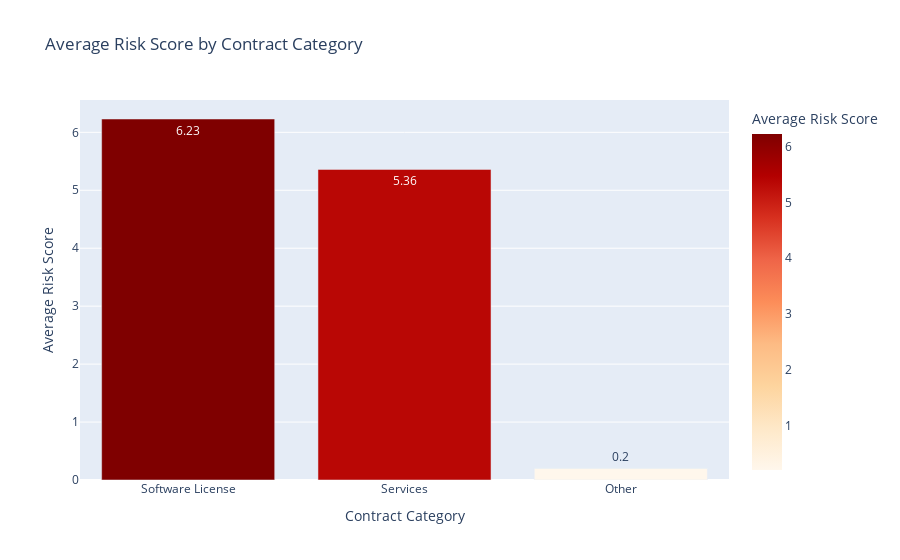

Write notebook code for a chart like this one.
### Markdown cell above
By visualizing the average risk score per category, we can identify which types of agreements tend to carry more inherent risk across our portfolio.

### Code cell
# --- Query to get the data for the chart ---
q_avg_risk_sql = f"""
SELECT
  AgreementCategory,
  ROUND(AVG(RiskScore), 2) as average_risk_score
FROM `{dataset_ref}.{FINAL_TABLE_ID}`
WHERE AgreementCategory IS NOT NULL AND AgreementCategory != 'Not Found' AND RiskScore IS NOT NULL
GROUP BY AgreementCategory
ORDER BY average_risk_score DESC;
"""
df_avg_risk = bq_client.query(q_avg_risk_sql).to_dataframe()


# --- Create the bar chart ---
fig_avg_risk = px.bar(
    df_avg_risk,
    x='AgreementCategory',
    y='average_risk_score',
    title='Average Risk Score by Contract Category',
    labels={'AgreementCategory': 'Contract Category', 'average_risk_score': 'Average Risk Score'},
    color='average_risk_score',
    color_continuous_scale=px.colors.sequential.OrRd,
    text_auto=True
)

# Improve layout
fig_avg_risk.update_layout(
    xaxis_title="Contract Category",
    yaxis_title="Average Risk Score"
)

fig_avg_risk.show()

### Figure 1 — Plotly figure (JSON) as saved in the notebook; plotly's stock layout.template omitted (floating-point values rounded to 4 significant figures)
{"data": [{"hovertemplate": "Contract Category=%{x}<br>Average Risk Score=%{marker.color}<extra></extra>", "legendgroup": "", "marker": {"color": [6.23, 5.36, 0.2], "coloraxis": "coloraxis", "pattern": {"shape": ""}}, "name": "", "orientation": "v", "showlegend": false, "textposition": "auto", "texttemplate": "%{y}", "type": "bar", "x": ["Software License", "Services", "Other"], "xaxis": "x", "y": [6.23, 5.36, 0.2], "yaxis": "y"}], "layout": {"barmode": "relative", "coloraxis": {"colorbar": {"title": {"text": "Average Risk Score"}}, "colorscale": [[0, "rgb(255,247,236)"], [0.125, "rgb(254,232,200)"], [0.25, "rgb(253,212,158)"], [0.375, "rgb(253,187,132)"], [0.5, "rgb(252,141,89)"], [0.625, "rgb(239,101,72)"], [0.75, "rgb(215,48,31)"], [0.875, "rgb(179,0,0)"], [1, "rgb(127,0,0)"]]}, "legend": {"tracegroupgap": 0}, "title": {"text": "Average Risk Score by Contract Category"}, "xaxis": {"anchor": "y", "domain": [0, 1], "title": {"text": "Contract Category"}}, "yaxis": {"anchor": "x", "domain": [0, 1], "title": {"text": "Average Risk Score"}}}}
